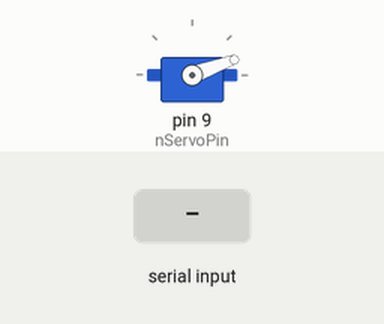
Recording of a sketch running on a simulated Arduino Uno, built with avr-gcc and run on an emulated ATmega328P. On the bench: servo. The inputs (shaded band) are chosen by the test bench. What the sketch prints to the serial monitor is not drawn.

Above: at 1.2 s.
1.3 s: "1\n" received over the second serial link
Timing chart, 0 to 4.3 s (numbered marks = the images above; inputs shaded):
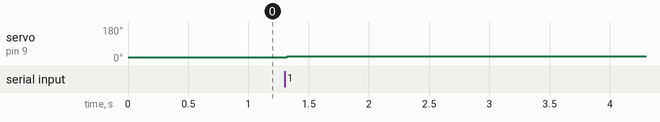

Measured:
- after the input at 1.3 s, servo on pin 9 (nServoPin): 20° → 24° at once

The sketch:

master_servo_uno.ino
```cpp
#include <Servo.h>
#include <SoftwareSerial.h>

// assigning SoftwareSerial port (RX,TX)
const int nBtTx = 3;
const int nBtRx = 2;
SoftwareSerial btSerial(nBtRx, nBtTx);

// assigning the integer array data
int nBuf[3] = {};
const int nBufSize = 3;
const int nMinByte = 1;
const int nMaxByte = 254;

// assigning the servo pin address
Servo myServo;
const int nServoPin = 9;

// setting the min-max angle
const int nMinAng = 20;
const int nMaxAng = 160;
const int nTrimAng = (nMinAng + nMaxAng)/(2);

// initialization
void setup()
{
  // put your setup code here, to run once:
  // setting the bluetooth serial port
  btSerial.begin(115200);

  // initializing the serial monitor
  Serial.begin(115200);

  // setting the servo pwm pin
  myServo.attach(nServoPin);

  // for debugging
  Serial.println("BtModule:Master");
}

// recursive loop
void loop()
{
  // put your main code here, to run repeatedly:
  // checking the available data size
  if (btSerial.available())
  {
    // reading data
    byte bufIndx = 0;
    while (btSerial.available() > 0)
    {
      nBuf[bufIndx] = btSerial.read();
      if (bufIndx == nBufSize)
        break;
      else
        bufIndx++;
    }
  }

  // calculating the servo angle from the y-axis joystick
  int nAngle = map(nBuf[1], nMinByte, nMaxByte, nMinAng, nMaxAng);

  Serial.println(nBuf[0]);
  Serial.println(nBuf[1]);
  Serial.println(nBuf[2]);
  Serial.print("\n");

  // controling the servo
  myServo.write(nAngle);
  delay(25);
}
```
